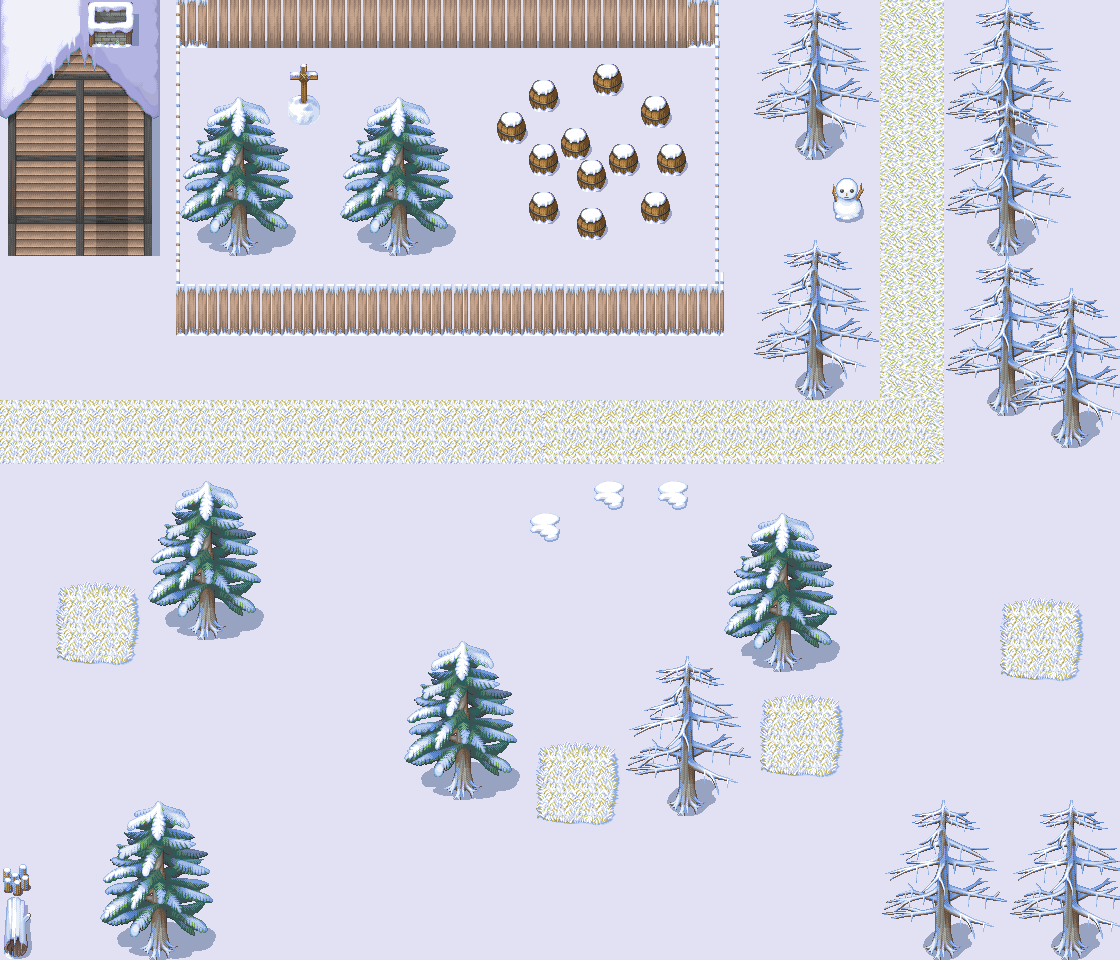

This is a level from a 2D game, rendered from its Tiled map with the project's own tilesets. A one-line summary and the map file follow, with tile-layer data summarised:
An orthogonal 70x60 tile map with 16x16 px tiles, 3 tile layers (background, first, third) and 47 objects (18x barrier, 9x semi-transparent, 2x entrance).

<map version="1.0" orientation="orthogonal" width="70" height="60" tilewidth="16" tileheight="16">
 <properties>
  <property name="scene-type" value="field" />
  <property name="sound" value="sounds/glacier.mp3" />
  <property name="tmx" value="maps/M400.tmx" />
 </properties>
 <tileset firstgid="1" name="021-SnowTown01" tilewidth="16" tileheight="16">
  <image source="021-SnowTown01.png" width="256" height="1280" />
 </tileset>
 <layer name="background" width="70" height="60">
  <data>[4200 cells, 4200 non-empty, 4 distinct tile ids]</data>
 </layer>
 <layer name="first" width="70" height="60">
  <data>[4200 cells, 1758 non-empty, 394 distinct tile ids]</data>
 </layer>
 <layer name="third" width="70" height="60">
  <data>[4200 cells, 434 non-empty, 144 distinct tile ids]</data>
 </layer>
 <objectgroup name="entrances" width="70" height="60">
  <object name="snow-west" type="entrance" x="-16" y="352" width="16" height="160">
   <properties>
    <property name="dest" value="city-east-1" />
   </properties>
  </object>
  <object name="snow-east" type="entrance" x="832" y="-16" width="160" height="16">
   <properties>
    <property name="dest" value="freeze-1-south" />
   </properties>
  </object>
 </objectgroup>
 <objectgroup name="barriers" width="70" height="60">
  <object type="barrier" x="0" y="0" width="720" height="256" />
  <object type="barrier" x="176" y="256" width="544" height="80" />
  <object type="barrier" x="160" y="592" width="96" height="48" />
  <object type="barrier" x="112" y="912" width="96" height="48" />
  <object type="barrier" x="416" y="752" width="96" height="48" />
  <object type="barrier" x="640" y="768" width="96" height="48" />
  <object type="barrier" x="736" y="624" width="96" height="48" />
  <object type="barrier" x="768" y="352" width="96" height="48" />
  <object type="barrier" x="768" y="112" width="96" height="48" />
  <object type="barrier" x="896" y="912" width="240" height="48" />
  <object type="barrier" x="976" y="0" width="64" height="432" />
  <object type="barrier" x="1024" y="400" width="96" height="48" />
  <object type="barrier" x="832" y="192" width="32" height="32" />
  <object type="barrier" x="0" y="864" width="32" height="96" />
  <object type="barrier" x="-16" y="0" width="16" height="960" />
  <object type="barrier" x="1120" y="0" width="16" height="960" />
  <object type="barrier" x="-16" y="960" width="1152" height="16" />
  <object type="barrier" x="-16" y="-16" width="1152" height="16" />
 </objectgroup>
 <objectgroup name="semi-transparents" width="70" height="60">
  <object type="semi-transparent" x="144" y="480" width="128" height="128" />
  <object type="semi-transparent" x="96" y="800" width="128" height="128" />
  <object type="semi-transparent" x="400" y="640" width="128" height="128" />
  <object type="semi-transparent" x="624" y="656" width="128" height="128" />
  <object type="semi-transparent" x="720" y="512" width="128" height="128" />
  <object type="semi-transparent" x="752" y="240" width="128" height="128" />
  <object type="semi-transparent" x="752" y="0" width="128" height="128" />
  <object type="semi-transparent" x="880" y="800" width="256" height="128" />
  <object type="semi-transparent" x="944" y="0" width="192" height="416" />
 </objectgroup>
 <objectgroup name="obejects" width="70" height="60" />
 <objectgroup name="objects" width="70" height="60">
  <object x="247" y="558">
   <properties>
    <property name="ID" value="E301" />
    <property name="flags" value="F301" />
   </properties>
  </object>
  <object x="468" y="464" width="1" />
  <object x="869" y="480">
   <properties>
    <property name="ID" value="E303" />
    <property name="flags" value="F302" />
   </properties>
  </object>
  <object x="963" y="535">
   <properties>
    <property name="ID" value="E302" />
    <property name="flags" value="F302" />
   </properties>
  </object>
  <object x="761" y="831">
   <properties>
    <property name="ID" value="E303" />
    <property name="flags" value="F303" />
   </properties>
  </object>
  <object x="816" y="769">
   <properties>
    <property name="ID" value="E304" />
    <property name="flags" value="F303" />
   </properties>
  </object>
  <object x="920" y="744">
   <properties>
    <property name="ID" value="E305" />
    <property name="flags" value="F303" />
   </properties>
  </object>
  <object x="997" y="704">
   <properties>
    <property name="ID" value="E306" />
    <property name="flags" value="F303" />
   </properties>
  </object>
  <object x="896" y="640">
   <properties>
    <property name="ID" value="E307" />
    <property name="flags" value="F303" />
   </properties>
  </object>
  <object x="306" y="520">
   <properties>
    <property name="ID" value="E301" />
    <property name="flags" value="F301" />
   </properties>
  </object>
  <object x="389" y="546">
   <properties>
    <property name="ID" value="E301" />
    <property name="flags" value="F301" />
   </properties>
  </object>
  <object x="364" y="629">
   <properties>
    <property name="ID" value="E301" />
    <property name="flags" value="F301" />
   </properties>
  </object>
  <object x="260" y="652">
   <properties>
    <property name="ID" value="E301" />
    <property name="flags" value="F301" />
   </properties>
  </object>
  <object x="929" y="441">
   <properties>
    <property name="ID" value="E303" />
    <property name="flags" value="F302" />
   </properties>
  </object>
  <object x="866" y="401">
   <properties>
    <property name="ID" value="E302" />
    <property name="flags" value="F302" />
   </properties>
  </object>
  <object x="849" y="541">
   <properties>
    <property name="ID" value="E302" />
    <property name="flags" value="F302" />
   </properties>
  </object>
  <object x="762" y="707">
   <properties>
    <property name="ID" value="E303" />
    <property name="flags" value="F303" />
   </properties>
  </object>
  <object x="876" y="821">
   <properties>
    <property name="ID" value="E303" />
    <property name="flags" value="F303" />
   </properties>
  </object>
 </objectgroup>
</map>
